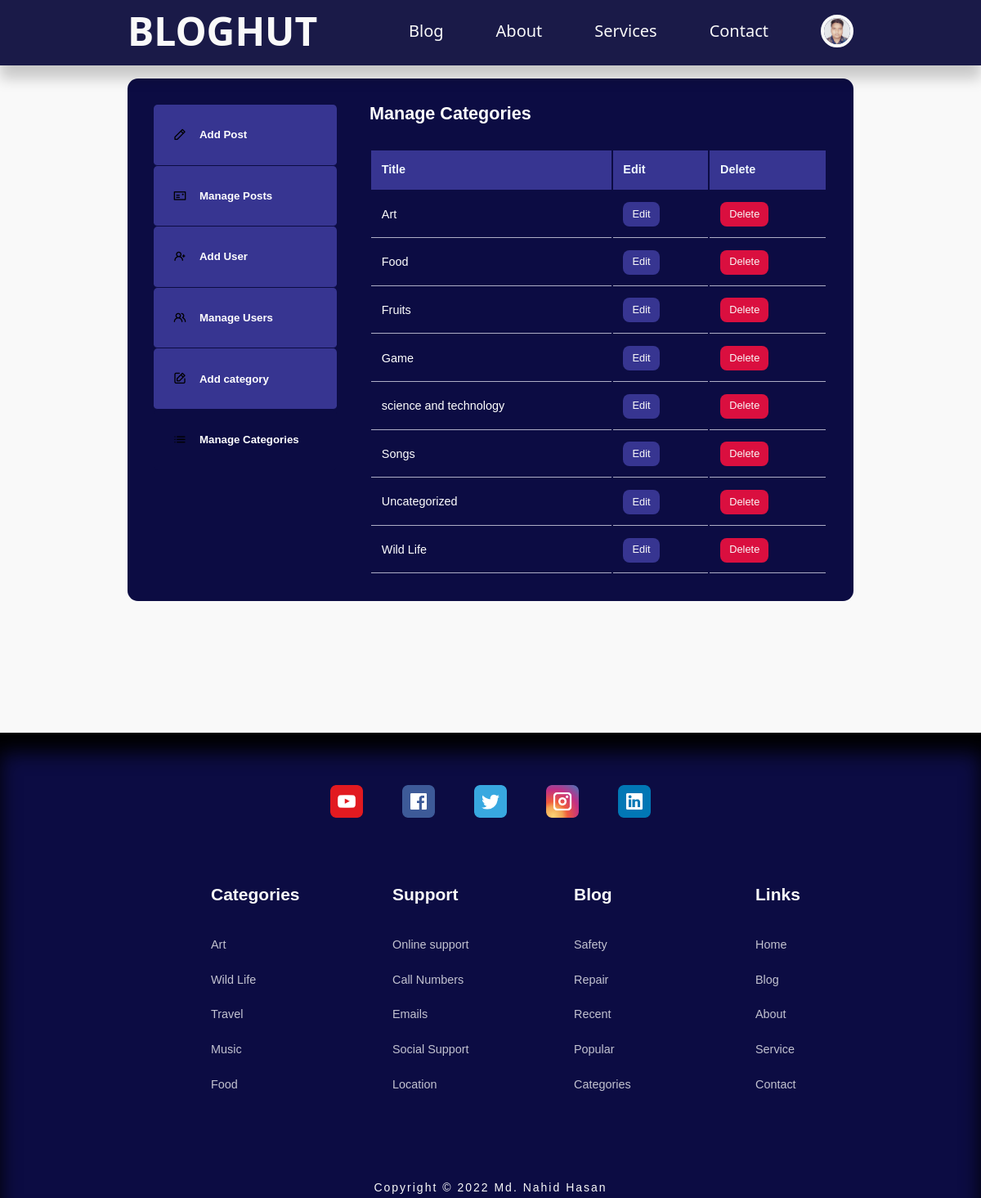
Page /admin/manage-categories.php (signed in) on the committed database.
### tables this page shows
CREATE TABLE `users` (
  `id` int(11) UNSIGNED NOT NULL,
  `firstname` varchar(50) NOT NULL,
  `lastname` varchar(50) NOT NULL,
  `username` varchar(50) NOT NULL,
  `email` varchar(100) NOT NULL,
  `password` varchar(255) NOT NULL,
  `avatar` varchar(255) NOT NULL,
  `is_admin` tinyint(1) NOT NULL
);

CREATE TABLE `categories` (
  `id` int(11) UNSIGNED NOT NULL,
  `title` varchar(50) NOT NULL,
  `description` text NOT NULL
);

### admin/partials/header.php (called while the page is built, shortened)
<?php
    include'../partials/header.php';
?>

### admin/manage-categories.php (the view, shortened to what this page needs)
<?php
    include'partials/header.php';
    $query = "select * from categories order by title";
    $categories = mysqli_query($con,$query);
?>
    <section class="admin">
        <div class="dashboard">
        <div class="container dashboard-container">
           <aside>
            <ul>
                <li>
                    <a href="add-post.php"><i class="uil uil-pen"></i>
                        <h5>Add Post</h5>
                    </a>
                </li>
                <li>
                    <a href="index.php"><i class="uil uil-postcard"></i>
                        <h5>Manage Posts</h5>
                    </a>
                </li>
                <?php if(isset($_SESSION['user_is_admin'])): ?>
                <li>
                    <a href="add-user.php"><i class="uil uil-user-plus"></i>
                        <h5>Add User</h5>
                    </a>
                </li>
                <li>
                    <a href="manage-users.php"><i class="uil uil-users-alt"></i>
                        <h5>Manage Users</h5>
                    </a>
                </li>
                <li>
                    <a href="add-category.php"><i class="uil uil-edit"></i>
                        <h5>Add category</h5>
                    </a>
                </li>
                <li>
                    <a href="manage-categories.php" class="active"><i class="uil uil-list-ul"></i>
                        <h5>Manage Categories</h5>
                    </a>
                </li>
                <?php endif ?>
            </ul>
           </aside>
           <main>
            <h2>Manage Categories</h2>
            <?php if(mysqli_num_rows($categories)>0): ?>
            <table>
                <thead>
                    <th>Title</th>
                    <th>Edit</th>
                    <th>Delete</th>
                </thead>
                <tbody>
                    <?php while($category = mysqli_fetch_assoc($categories)): ?>
                    <tr>
                        <td><?= $category['title']?></td>
                        <td><a href="edit-category.php?id=<?=$category['id']?>" class="btn sm">Edit</a></td>
                        <td><a href="delete-category.php?id=<?=$category['id']?>" class="btn sm danger">Delete</a></td>
                    </tr>
                    <?php endwhile?>
                </tbody>
            </table>
            <?php else : ?>
                <div class="alert-message error"><?= "No categories added."?></div>
                <?php endif ?>
           </main>
        </div>
        </div>
    </section>
    <?php
    include'../partials/footer.php'
?>

### partials/header.php (shortened to what this page needs)
<?php
    include'./config/database.php';
    if(isset($_SESSION['user-id']))
    {
        $id = $_SESSION['user-id'];
            $query = "SELECT * FROM users WHERE id= '$id'";
            $result = mysqli_query($con, $query);
            $user_avatar = mysqli_fetch_assoc($result);
            $avatar = $user_avatar['avatar'];
    }
?>
<!DOCTYPE html>
<html>
    <head>
        <link rel="stylesheet" href="../css/style.css">
        <link rel="stylesheet" href="https://unicons.iconscout.com/release/v4.0.0/css/line.css">
        <link  rel="stylesheet" href="../css/font.css">
</head>
<body>
    <nav>
        <div class="container nav_container">
            <a href="/index.php" class="nav_logo">BLOGHUT</a>
            <ul class="nav_items">
                <li><a href="/blog.php">Blog</a></li>
                <li><a href="/about.php">About</a></li>
                <li><a href="/services.php">Services</a></li>
                <li><a href="/contact.php">Contact</a></li>
                <?php if(isset($_SESSION['user-id'])): ?>
                <li class="nav_profile">
                    <div class="avatar">
                        <img src="<?='/images/'.$avatar ?> ">
                    </div>
                </li>
                <?php else :?>
                <li><a href="signin.php">Sigin</a></li>
                <?php endif ?>
            </ul>
        </div>
    </nav>
</body>
</html>

### css/style.css (style rules this page uses)
:root { --color-primary: #6f6af8; --color-primary-light: hsl(242, 91%, 69%, 18%); --color-primary-variant: #5854c7; --color-red: #da0f3f; --color-red-light: hsl(346, 87%, 46%, 15%); --color-green: #00c476; --color-green-light: hsl(156, 100%, 38%, 15%); --color-gray-900: #0c0c43; --color-gray-nav: #1a1a48; --color-gray-700: #373591; --color-gray-300: rgba(115, 115, 134, 0.3); --color-gray-200: rgba(242, 242, 254, 0.7); --color-white:black; --color-bg: #F9F9F9; --transition: all 300ms ease; --container-width-lg: 74%; --container-width-md: 88%; --form-width: 55%; --form-width-2: 80%; --card-border-radius-1: 0.3rem; --card-border-radius-2: 0.5rem; --card-border-radius-3: 0.8rem; --card-border-radius-4: 2rem; --card-border-radius-5: 5rem; }
* { margin:0; padding: 0; outline: 0 ; border: 0 ; appearance: 0; list-style: none; text-decoration: none; box-sizing: border-box; }
body { font-family: 'Montserrat', sans-serif; line-height: 1.6; color:var(--color-white); overflow-x: hidden; background: var(--color-bg); font-size: 0.9rem; }
.container { width: var(--container-width-lg); max-width: 1800px; margin-inline: auto; }
section { margin-top: 3rem; width: 100vw; }
h1,h2,h3,h4,h5 { color: var(--color-white); line-height: 1.3; }
h2 { font-size: 1.7; margin: 1rem 0; }
a { color: var(--color-white); transition: var(--transition); }
img { display: block; width: 100%; object-fit: cover; }
nav { background: var(--color-gray-nav); width: 100vw; height: 5rem; position: fixed; top: 0; z-index: 10; box-shadow: 0 1rem 1rem rgba(0, 0, 0, 0.2); }
nav a { color: var(--color-bg); font-size: 20px; font-family:'Segoe UI', Tahoma, Geneva, Verdana, sans-serif; }
.nav_container { height: 1005; display: flex; align-items: center; justify-content: space-between; }
.avatar { width: 2.5rem; height: 2.5rem; border-radius: 50%; overflow: hidden; border: 0.3rem solid var(--color-bg); }
.nav_logo { font-weight: 600; font-size: 3rem; color: var(--color-bg); }
.nav_items { display: flex; align-items: center; gap: 4rem; }
.nav_profile { position: relative; cursor: pointer; }
.btn { display: inline-block; width: fit-content; font-size: 16px; padding: 0.6rem 1.2rem; background-color:#373591; border-radius: var(--card-border-radius-2); cursor: pointer; transition: var(--transition); color: var(--color-bg); }
.btn.sm { padding: 0.3rem 0.7rem; font-size: 0.8rem; }
.btn.danger { background: var(--color-red); }
.dashboard { margin-top: 6rem; color: #fff; height: 100%; }
.admin { min-height: 100vh; }
.dashboard-container { display: grid; grid-template-columns: 14rem auto; gap: 1rem; background: var(--color-gray-900); padding: 2rem; margin-bottom: 5rem; color: #fff; border-radius: var(--card-border-radius-3); }
.dashboard-container h5,h2 { color: #fff; }
.dashboard aside a { background-color: var(--color-gray-700); display: flex; gap: 1rem; align-items: center; padding: 1.5rem; border-radius: var(--card-border-radius-1); font-size: 1rem; }
.dashboard aside ul li:not(:last-child) a { border-bottom: 1px solid var(--color-gray-900); }
.dashboard aside a.active { background-color: var(--color-gray-900); }
.dashboard main { margin-left: 1.5rem; }
.dashboard main h2 { margin: 0 0 2rem 0; line-height: 1; }
.dashboard main table { width: 100%; text-align: left; }
.dashboard main table th { background: var(--color-gray-700); padding: 0.8rem; color:aliceblue; font-weight: bold; }
.dashboard main table td { border-bottom: 1px solid var(--color-gray-200); padding: 0.8rem; color:white; }

### rows in the picture
users: avatar (picture)
categories: title "Art"
categories: title "Food"
categories: title "Fruits"
categories: title "Game"
categories: title "science and technology"
categories: title "Songs"
categories: title "Uncategorized"
categories: title "Wild Life"
